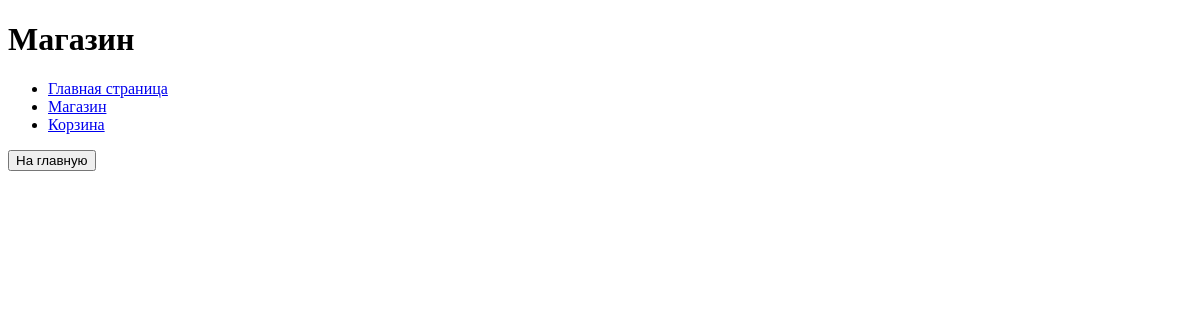
The app's page /task6/shop/, older data.
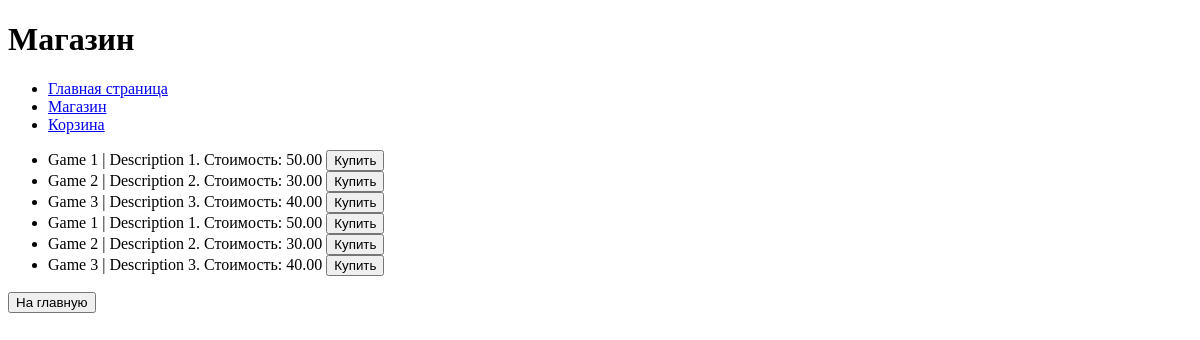
The same page, newer data.
### task6/models.py (models this page shows, shortened)
class Game(models.Model):
    title = models.CharField(max_length=100)
    cost = models.DecimalField(max_digits=10, decimal_places=2)
    size = models.DecimalField(max_digits=10, decimal_places=2)
    description = models.TextField()
    age_limited = models.BooleanField(default=False)
    buyer = models.ManyToManyField(Buyer, related_name='games')

### task6/views.py (the view)
# urls.py: path('shop/', shop_view, name='shop'),
def shop_view(request):
    games = Game.objects.all()
    return render(request, 'task6/shop.html', {'games': games})

### templates/task6/shop.html (shortened to what this page needs)
{% extends 'task6/menu.html' %}
{% block pagename %}Магазин{% endblock %}
{% block content %}
    <ul>
        {% for game in games %}
            <li>{{ game.title }} | {{ game.description }}. Стоимость: {{ game.cost }} <button>Купить</button></li>
        {% endfor %}
    </ul>
    <a href="{% url 'home' %}"><button>На главную</button></a>
{% endblock %}

Row changes from the older to the newer data that the page shows:
added Game: title "Game 1", description "Description 1", cost "50.00"
added Game: title "Game 2", description "Description 2", cost "30.00"
added Game: title "Game 3", description "Description 3", cost "40.00"
added Game: title "Game 1", description "Description 1", cost "50.00"
added Game: title "Game 2", description "Description 2", cost "30.00"
added Game: title "Game 3", description "Description 3", cost "40.00"
